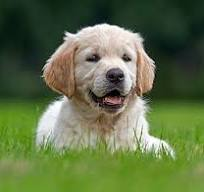
#> input picture dog.jpg, 204 x 192 px
$ python exp5.py
#> lines starting #> are read from the running program, lines starting #| are printed output that depends on the picture
import cv2
import numpy as np
import matplotlib.pyplot as plt
img = cv2.imread("dog.jpg", cv2.IMREAD_GRAYSCALE)
#> img: shape (192, 204); min 0, max 255, mean 103.1

# Sobel X kernel
sobel_x = np.array([
    [-1,  0,  1],
    [-2,  0,  2],
    [-1,  0,  1]
], dtype=np.float32)

# Sobel Y kernel
sobel_y = np.array([
    [-1, -2, -1],
    [ 0,  0,  0],
    [ 1,  2,  1]
], dtype=np.float32)

def convolution(image, kernel):
    H, W = image.shape
#> H = 192; W = 204
    K = kernel.shape[0]
    padding = K // 2
    padded_image = np.pad(image,padding,mode="reflect")
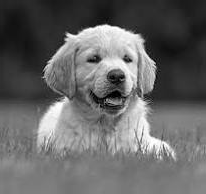
#> padded_image: shape (194, 206); min 0, max 255, mean 102.6
    output = np.zeros((H, W),dtype=np.float32)
    for i in range(H):
        for j in range(W):
            # Extract K x K window
            window = padded_image[i:i + K,j:j + K]
            # Multiply kernel and window
            value = np.sum(window * kernel)
            output[i, j] = value
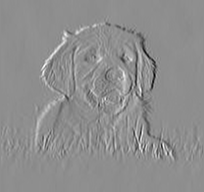
#> output: shape (192, 204) float32; min -787, max 622, mean 0.2; drawn with min black and max white
    return output

def edge_detection(image, kernel_x, kernel_y):
    gradient_x = convolution(image, kernel_x)
    gradient_y = convolution(image, kernel_y)
#> after the loop in convolution (call 2), `for i in range(H):`:
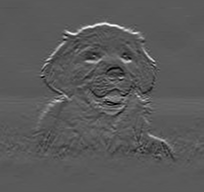
#> output: shape (192, 204) float32; min -448, max 831, mean 3.8; drawn with min black and max white
    square_x = gradient_x ** 2
    square_y = gradient_y ** 2
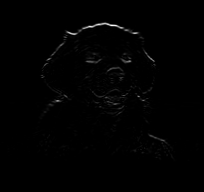
#> square_y: shape (192, 204) float32; min 0, max 690561, mean 4774.4; drawn with min black and max white
    magnitude = np.sqrt(square_x + square_y)
    magnitude = np.clip(magnitude, 0, 255)
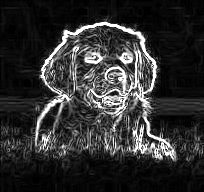
#> magnitude: shape (192, 204) float32; min 0, max 255, mean 47.8
    magnitude = magnitude.astype(np.uint8)
    return gradient_x, gradient_y, magnitude

gradient_x, gradient_y, magnitude = edge_detection(img,sobel_x,sobel_y)
gradient_x_display = np.abs(gradient_x)
gradient_y_display = np.abs(gradient_y)

gradient_x_display = np.clip(gradient_x_display,0,255).astype(np.uint8)
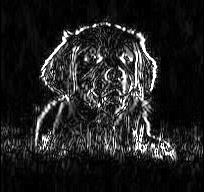
#> gradient_x_display: shape (192, 204); min 0, max 255, mean 33
gradient_y_display = np.clip(gradient_y_display,0,255).astype(np.uint8)
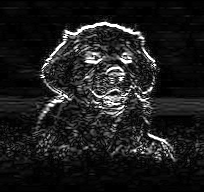
#> gradient_y_display: shape (192, 204); min 0, max 255, mean 29.1

plt.figure(figsize=(6, 5))
plt.imshow(gradient_x_display, cmap="gray")
plt.title("Sobel X (Gx)")
plt.axis("off")
plt.show()

plt.figure(figsize=(6, 5))
plt.imshow(gradient_y_display, cmap="gray")
plt.title("Sobel Y (Gy)")
plt.axis("off")
plt.show()

plt.figure(figsize=(6, 5))
plt.imshow(magnitude, cmap="gray")
plt.title("Sobel Magnitude")
plt.axis("off")
plt.show()
